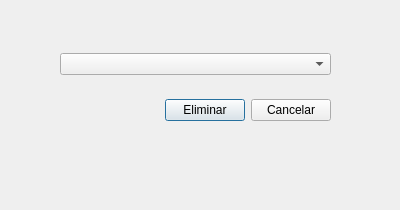
<?xml version="1.0" encoding="UTF-8"?>
<ui version="4.0">
 <class>DialogBorrar</class>
 <widget class="QDialog" name="DialogBorrar">
  <property name="geometry">
   <rect>
    <x>0</x>
    <y>0</y>
    <width>400</width>
    <height>210</height>
   </rect>
  </property>
  <property name="windowTitle">
   <string>Borrar Cancion</string>
  </property>
  <widget class="QWidget" name="verticalLayoutWidget">
   <property name="geometry">
    <rect>
     <x>60</x>
     <y>50</y>
     <width>271</width>
     <height>91</height>
    </rect>
   </property>
   <layout class="QVBoxLayout" name="verticalLayout">
    <item>
     <widget class="QComboBox" name="comboBox"/>
    </item>
    <item>
     <layout class="QHBoxLayout" name="horizontalLayout">
      <item>
       <spacer name="horizontalSpacer">
        <property name="orientation">
         <enum>Qt::Horizontal</enum>
        </property>
        <property name="sizeHint" stdset="0">
         <size>
          <width>128</width>
          <height>53</height>
         </size>
        </property>
       </spacer>
      </item>
      <item>
       <widget class="QPushButton" name="pushButton">
        <property name="text">
         <string>Eliminar</string>
        </property>
       </widget>
      </item>
      <item>
       <widget class="QPushButton" name="pushButton_2">
        <property name="text">
         <string>Cancelar</string>
        </property>
       </widget>
      </item>
     </layout>
    </item>
   </layout>
  </widget>
 </widget>
 <resources/>
 <connections/>
</ui>
